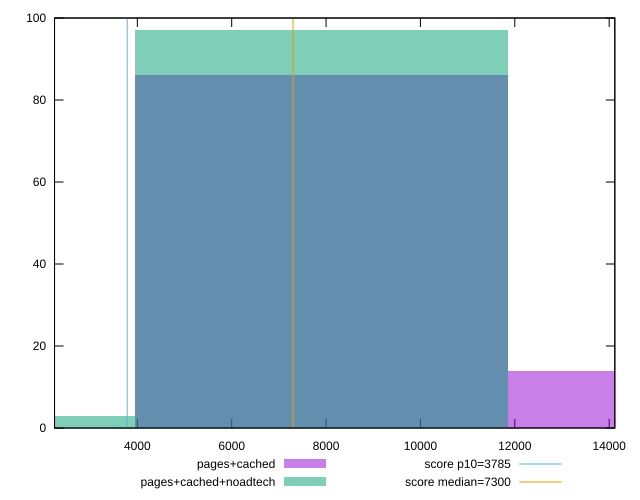

The gnuplot source for this figure:
reset

$pagesCached <<EOF
15817.423882744559 14
7908.711941372279 86
EOF

$pagesCachedNoadtech <<EOF
7908.711941372279 97
0 3
EOF

set key outside below
set boxwidth 7908.711941372279
set xrange [2245.366:14119.743000000002]
set yrange [0:100]
set trange [0:100]
set style fill transparent solid 0.5 noborder

set parametric
set terminal svg size 640, 500 enhanced background rgb 'white'
set output "report_00022_2021-02-20T12:08:46.964Z/interactive/comparison/histogram/1_vs_2.svg"

plot $pagesCached title "pages+cached" with boxes, \
     $pagesCachedNoadtech title "pages+cached+noadtech" with boxes, \
     3785,t title "score p10=3785", \
     7300,t title "score median=7300"

reset
